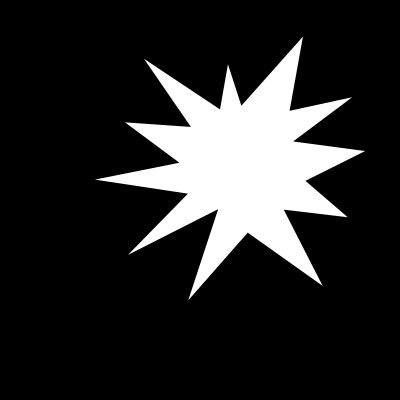
#> input picture Module 10: Image Descriptors/10.4 Hu Moments/shape_explosion.jpg, 400 x 400 px
$ python harris.py --image '../../10.4 Hu Moments/shape_explosion.jpg'
#> lines starting #> are read from the running program, lines starting #| are printed output that depends on the picture
from __future__ import print_function
import numpy as np
import argparse
import cv2


def harris(gray, blockSize=2, apetureSize=3, k=0.1, T=0.02):
    # convert our input image to a floating point data type and then
    # and then compute Harris Corner matrix
    gray = np.float32(gray)
    H = cv2.cornerHarris(gray, blockSize, apetureSize, k)

    # for every (x, y)-coordinate where the Harris value is above the
    # threshold, create a keypoint (the Harris detector returns
    # keypoint size a 3-pixel radius)
    kps = np.argwhere(H > T * H.max())
    kps = [cv2.KeyPoint(pt[1], pt[0], 3) for pt in kps]

    # return the Harris keypoints
    return kps

# load the game and convert it to gray-scale
ap = argparse.ArgumentParser()
ap.add_argument("-i", "--image", required=True, help="Image path")
args = vars(ap.parse_args())
image = cv2.imread(args["image"])
#> image is the input picture: shape (400, 400, 3); min 0, max 255, mean 41.2
orig = image.copy()
gray = cv2.cvtColor(image, cv2.COLOR_BGR2GRAY)

kps = harris(gray)
#> in harris, `H = cv2.cornerHarris(gray, blockSize, apetureSize, k)`:
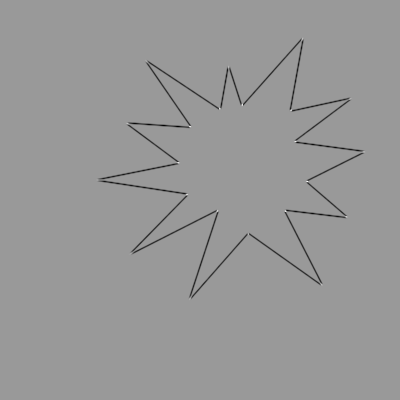
#> H: shape (400, 400) float32; min -378751904, max 249684576, mean -3725393; drawn with min black and max white
#> in harris, `kps = np.argwhere(H > T * H.max())`: kps = 88 pairs, first value 37 to 299, second value 96 to 365
#> (the run stopped early here; a loop or call above may not have finished)
